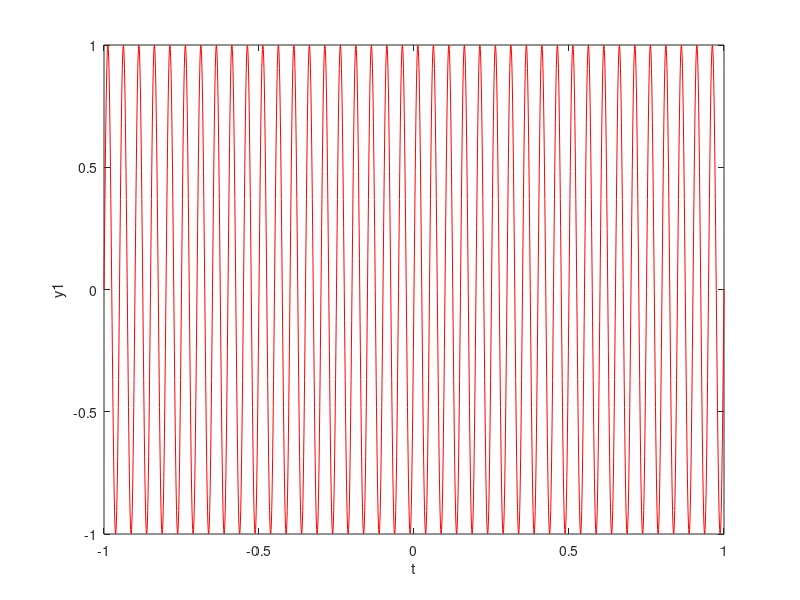
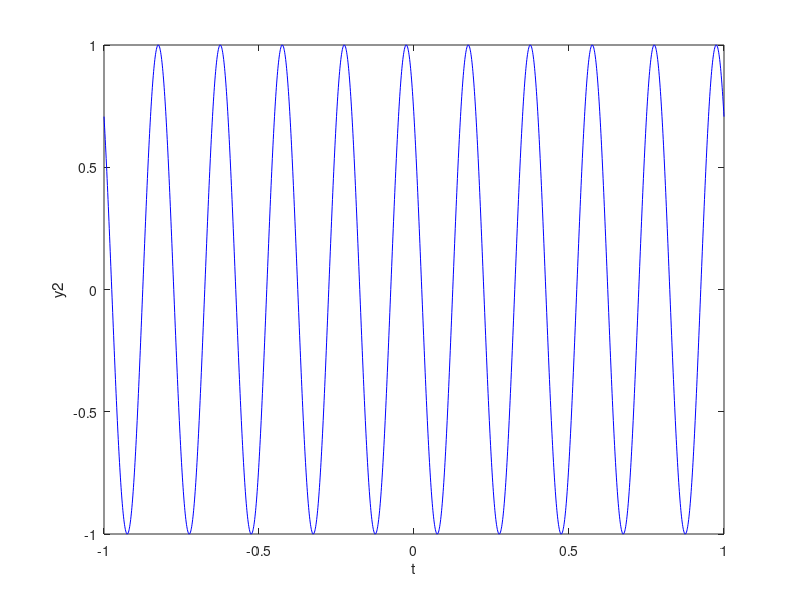
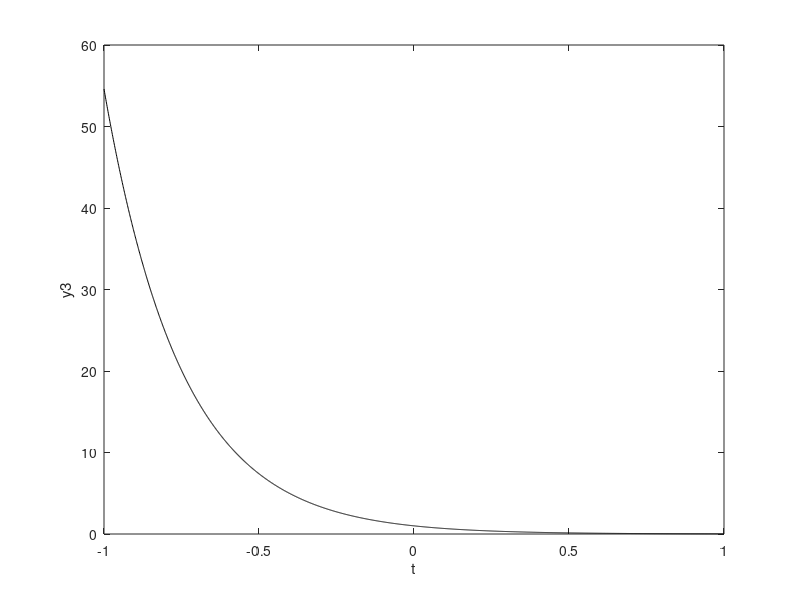
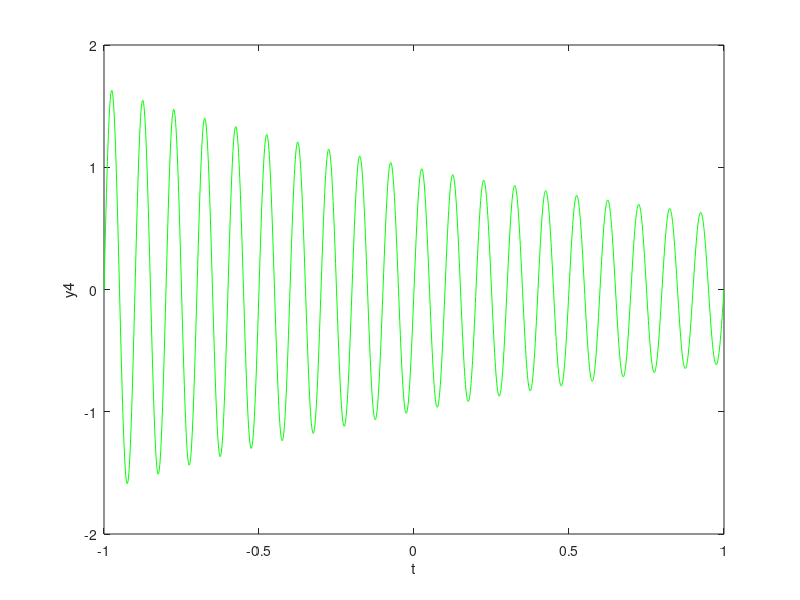

These charts were generated, in order, by the following MATLAB code:
a = 2;
pi=3.14159;
t = [-1:0.001:1];

y1=sin(20*pi*a*t)
y2=cos(5*pi*a*t+(pi/4));
y3=exp(-2*a*t);
y4=exp(-0.25*a*t).*sin(20*pi*t);
figure;
plot(t,y1,'red')
xlabel('t')
ylabel('y1')
figure;
plot(t,y2,'blue')
xlabel('t')
ylabel('y2')

figure;
plot(t,y3,'black')
xlabel('t')
ylabel('y3')

figure;
plot(t,y4,'green')
xlabel('t')
ylabel('y4')

